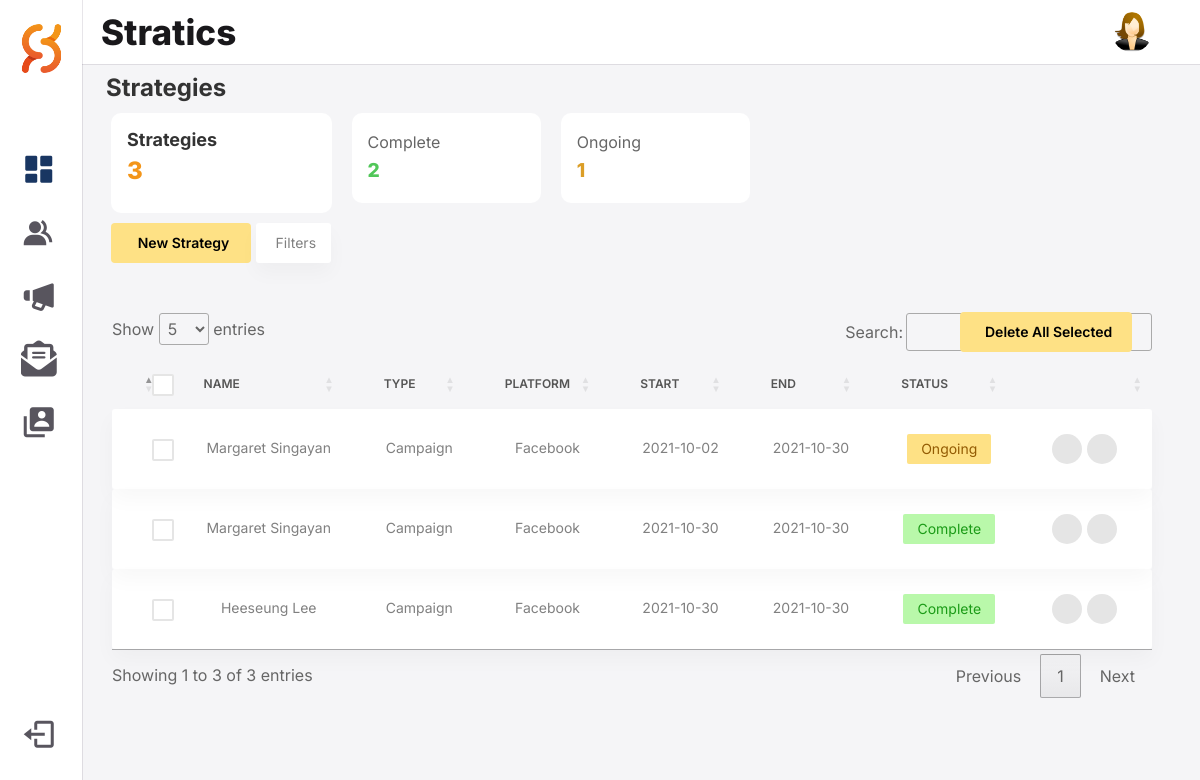
The app's page /strategies (signed in) with its own data.
### website/models.py (models this page shows)
class Strategies(db.Model):
    id = db.Column(db.Integer, primary_key = True)
    stratuser_id = db.Column(db.Integer, db.ForeignKey("user.id"))
    name = db.Column(db.String(100))
    act = db.Column(db.String(100))
    platform = db.Column(db.String(100))
    startdate = db.Column(db.String(150))
    enddate = db.Column(db.String(150))
    status = db.Column(db.String(100))
    description = db.Column(db.Text(225))

### website/auth.py (the view, shortened to what this page needs)
@auth.route('/strategies', methods=["GET", "POST"])
@login_required
def strat():
    if current_user.cname == "Kalibo":
        statc = Strategies \
            .query \
            .filter(Strategies.status == "complete").count()
        print(statc)
        statss = Strategies \
            .query \
            .filter(Strategies.status == "ongoing").count()
        print(statss)
        all_data = Strategies.query.all()
        return render_template("strategies.html", user=current_user, strategiess=all_data, statss=statss, statc=statc)

### website/__init__.py (called while the page is built)
def create_app(): #create database
    app = Flask(__name__)
    app.config['SECRET_KEY'] = 'asdfghjkl'
    app.config["SQLALCHEMY_DATABASE_URI"] = f"sqlite:///{DB_NAME}"
    db.init_app(app)
    from .views import views
    from .auth import auth
    app.register_blueprint(views, url_prefix = '/')
    app.register_blueprint(auth, url_prefix = '/')
    from .models import User, Data, Strategies, Contact, Sampledata, Samplestrategies
    create_database(app)
    login_manager = LoginManager() #user verification
    login_manager.login_view = "auth.signin"
    login_manager.init_app(app)
    @login_manager.user_loader
    def load_user(id):
        return User.query.get(int(id))
    return app

### website/templates/strategies.html (shortened to what this page needs)
{% extends 'base.html' %}
{% block content %}
	<!DOCTYPE html>
		<head>
        <link rel="stylesheet" href="https://cdnjs.cloudflare.com/ajax/libs/material-design-iconic-font/2.2.0/css/material-design-iconic-font.min.css">
		<link href ="{{url_for('static', filename = 'css/bootstrap-strategies.css')}}" rel = "stylesheet"/>
        <link href="{{ url_for('static',  filename='css/theme.css') }}" rel="stylesheet">
        <link rel="stylesheet" href="https://cdn.datatables.net/1.11.3/css/jquery.dataTables.min.css">
        <link rel="stylesheet" href="https://cdn.datatables.net/1.11.3/css/jquery.dataTables.min.css">
        <link rel="stylesheet" href="https://cdn.datatables.net/buttons/2.0.1/css/buttons.dataTables.min.css">
		{% block title %} Stratics | Strategies {% endblock %}
		</head>
		<body>
	<div class="strat-container-main">
        <h3>Strategies</b></h3>
        <div class="strat-stat-container">
            <div class="strat-row">
                <div class="strat-column-head">
                <div class="strat-card-head">
                    <h4>Strategies</h4>
                    <p class='card-strat-large primary'>{{ strategiess|length }}</p>
                </div>
                </div>
                <div class="strat-column">
                <div class="strat-card">
                    <h7>Complete</h7>
                    <p class='card-strat-medium green'>{{ statc }}</p>
                </div>
                </div>
                <div class="strat-column">
                    <div class="strat-card">
                        <h7>Ongoing</h7>
                        <p class='card-strat-medium orange'>{{ statss }}</p>
                    </div>
                </div>
            </div>
        </div>
    </div>
    <div class="row">
        <div class="col-md-12">
                <div class="table-data__tool-right" style=padding-bottom:10px;>
                    <button data-toggle="modal" data-target="#mymodal" class="au-btn au-btn-icon au-btn--green au-btn--small">
                        new strategy</button>
                    <button class="au-btn-filter">
                        filters</button>
                </div>
		</div>
            <div class="table-responsive table-responsive-data2">
			<form action="/strategies/delete-selected" method="POST">
                <table class="table table-data2" id="mytable">
                    <thead>
                        <tr>
                            <th>
                                <label class="au-checkbox">
                                    <span class="au-checkmark"></span>
                                </label>
                            </th>
                            <th>name</th>
                            <th>type</th>
                            <th>platform</th>
                            <th>start</th>
                            <th>end</th>
                            <th>status</th>
                            <th></th>
                        </tr>
                    </thead>
                    <tbody>
                        {% for row in strategiess %}
                        <tr class="tr-shadow">
                            <td>
                                <label class="au-checkbox">
                                    <span class="au-checkmark"></span>
                                </label>
                            </td>
                            <td>{{row.name}}</td>
                            <td>{% if row.act == "campaign" %}
                                <li style = list-style-type:none;>Campaign</li>
                                {% else %}
                                <li style = list-style-type:none;>Activity</li>
                                {% endif %}
                            </td>
                            <td>{{row.platform}}</td>
                            <td>{{row.startdate}}</td>
                            <td>{{row.enddate}}</td>
                            <td>{% if row.status == "complete" %}
                                <li style = list-style-type:none; class="block-complete">Complete</li>
                                {% else %}
                                <li style = list-style-type:none; class="block-ongoing">Ongoing</li>
                                {% endif %}
                            </td>
                            <td>
                                <div class="table-data-feature">
                                    <a href="/strategies/update/{{row.id}}" class="item" data-toggle="modal" data-toggle="tooltip" data-placement="top" title="Edit" data-target="#modaledit{{row.id}}"><button id = "edit"></button></a>
                                    <a href="/strategies/delete/{{row.id}}" class="item" data-toggle="modal" data-toggle="tooltip" data-placement="top" title="Delete" data-target="#modaldelete{{row.id}}"><button id = "delete"></button></a>
                                </div>
                            </td>
                        </tr>
			</form>
                        {% endfor %}
					<button type="submit" class="au-btn au-btn-icon au-btn--green au-btn--small" style="position: relative;z-index:1;top:2.4rem;margin-left:53rem;">
                        Delete All Selected</button>
		</div>
	</div>
        </body>
	</html>
{% endblock %}

### website/templates/base.html (shortened to what this page needs)
<!DOCTYPE html>
    <html lang="en">
    <head>
        <link rel="stylesheet" href="https://cdn.jsdelivr.net/npm/boxicons@latest/css/boxicons.min.css">
        <link rel="stylesheet" href="{{ url_for('static',  filename='css/sbase.css') }}">
        <link rel="stylesheet" href="{{ url_for('static',  filename='css/scroll.css') }}">
    </head>
    <body>
        <header class="header">
            <div class="header__container">
				<a href="/" class="header__logo">Stratics</a>
                <a href="/user-profile"><img src="{{ url_for('static', filename='images/user.png') }}" alt="" class="header__img"></a>
            </div>
        </header>
        <div class="side" id="sbar">
            <nav class="sb__container">
                <div>
                    <a href="/" class="sb__link sb__logo" style="text-decoration: none;">
                        <img src="{{ url_for('static', filename='images/slogo.png') }}" alt="">
                    </a>
                    <div class="sb__list">
                        <div class="sb__items">
                            <a href="/home" class="sb__link active" style="text-decoration: none;">
                                <i class='bx bxs-dashboard bx-md sb__icon'></i>
                            </a>
                            <a href="/customer-management" class="sb__link" style="text-decoration: none;">
                                <i class='bx bxs-group bx-md sb__icon' ></i>
                            </a>
                            <a href="/strategies" class="sb__link" style="text-decoration: none;">
                                <i class='bx bxs-megaphone bx-md sb__icon' ></i>
                            </a>
                            <a href="/email-marketing" class="sb__link" style="text-decoration: none;">
                                <i class='fas fa-envelope-open-text bx-md sb__icon' ></i>
                            </a>
							 <a href="/user-accounts" class="sb__link" style="text-decoration: none;">
                                <i class='bx bxs-user-account bx-md sb__icon' ></i>
                            </a>
                        </div>
                    </div>
                </div>
                <a href="/sign-out" class="sb__link sb__logout" style="text-decoration: none;">
                    <i class='bx bx-log-out bx-md sb__icon' ></i>
                </a>
            </nav>
        </div>
        {% block content %}
        {% endblock %}
    </body>
</html>

### website/static/css/sbase.css (style rules this page uses)
:root { --header-height: 3.5rem; --side-width: 235px; --first-color: #193662; --first-color-light: #F4F0FA; --title-color: #19181B; --text-color: #58555E; --text-color-light: #A5A1AA; --body-color: #F5F5F7; --container-color: #FFFFFF; --body-font: 'Inter', sans-serif; --normal-font-size: .938rem; --small-font-size: .75rem; --smaller-font-size: .75rem; --font-medium: 500; --font-semi-bold: 600; --z-fixed: 100; }
@media screen and (min-width: 1024px) { :root { --normal-font-size: 1rem; --small-font-size: .875rem; --smaller-font-size: .813rem; } }
body { margin: var(--header-height) 0 0 0; padding: 1rem 1rem 0; font-family: var(--body-font); font-size: var(--normal-font-size); background-color: var(--body-color); color: var(--text-color); }
h3 { margin: 0; }
a { text-decoration: none; }
img { max-width: 100%; height: auto; }
.header { position: fixed; top: 0; left: 0; width: 100%; background-color: var(--container-color); box-shadow: 0 1px 0 rgba(22, 8, 43, 0.1); padding: 0 1rem; z-index: var(--z-fixed); }
.header__container { display: flex; align-items: center; height: var(--header-height); justify-content: space-between; }
.header__img { width: 35px; height: 35px; border-radius: 50%; }
.header__logo { color: var(--title-color); font-weight: 800; display: none; font-size: 35px; margin-left: 5px; }
.side { position: fixed; top: 0; left: -100%; height: 100vh; padding: 0.95rem 0.95rem 0; background-color: var(--container-color); box-shadow: 1px 0 0 rgba(22, 8, 43, 0.1); z-index: var(--z-fixed); transition: .4s; }
.sb__container { height: 100%; display: flex; flex-direction: column; justify-content: space-between; padding-bottom: 3rem; overflow: auto; }
.sb__logo { font-weight: var(--font-semi-bold); margin-bottom: 1.5rem; margin-left: -.75rem; width: 65px; height: 65px; padding: 0; z-index: var(--z-fixed); }
.sb__list, .sb__items { display: grid; }
.sb__list { row-gap: 2.5rem; }
.sb__items { row-gap: 1.5rem; }
.sb__link { display: flex; align-items: center; color: var(--text-color); }
.sb__icon { font-size: 1.2rem; margin-right: .5rem; }
.sb__logout { margin-top: 5.8rem; }
.active { color: var(--first-color); }
@media screen and (min-width: 768px) { body { padding: 1rem 3rem 0 6rem; } }
@media screen and (min-width: 768px) { .header { padding: 0 3rem 0 6rem; } }
@media screen and (min-width: 768px) { .header__container { height: calc(var(--header-height) + .5rem); } }
@media screen and (min-width: 768px) { .header__logo { display: block; } }
@media screen and (min-width: 768px) { .header__img { width: 40px; height: 40px; order: 1; } }
@media screen and (min-width: 768px) { .side { left: 0; padding: 1.0rem 1.3rem 0; width: 82px; } }
@media screen and (min-width: 768px) { .sb__items { row-gap: 1.7rem; } }
@media screen and (min-width: 768px) { .sb__icon { font-size: 1.3rem; } }

### records on screen
Strategies: name "Margaret Singayan", act "Campaign", platform "Facebook", startdate "2021-10-02", enddate "2021-10-30", status "Ongoing"
Strategies: name "Margaret Singayan", act "Campaign", platform "Facebook", startdate "2021-10-30", enddate "2021-10-30", status "Complete"
Strategies: name "Heeseung Lee", act "Campaign", platform "Facebook", startdate "2021-10-30", enddate "2021-10-30", status "Complete"

### other values on screen
{{ strategiess|length }} "3"
{{ statc }} "2"
{{ statss }} "1"
